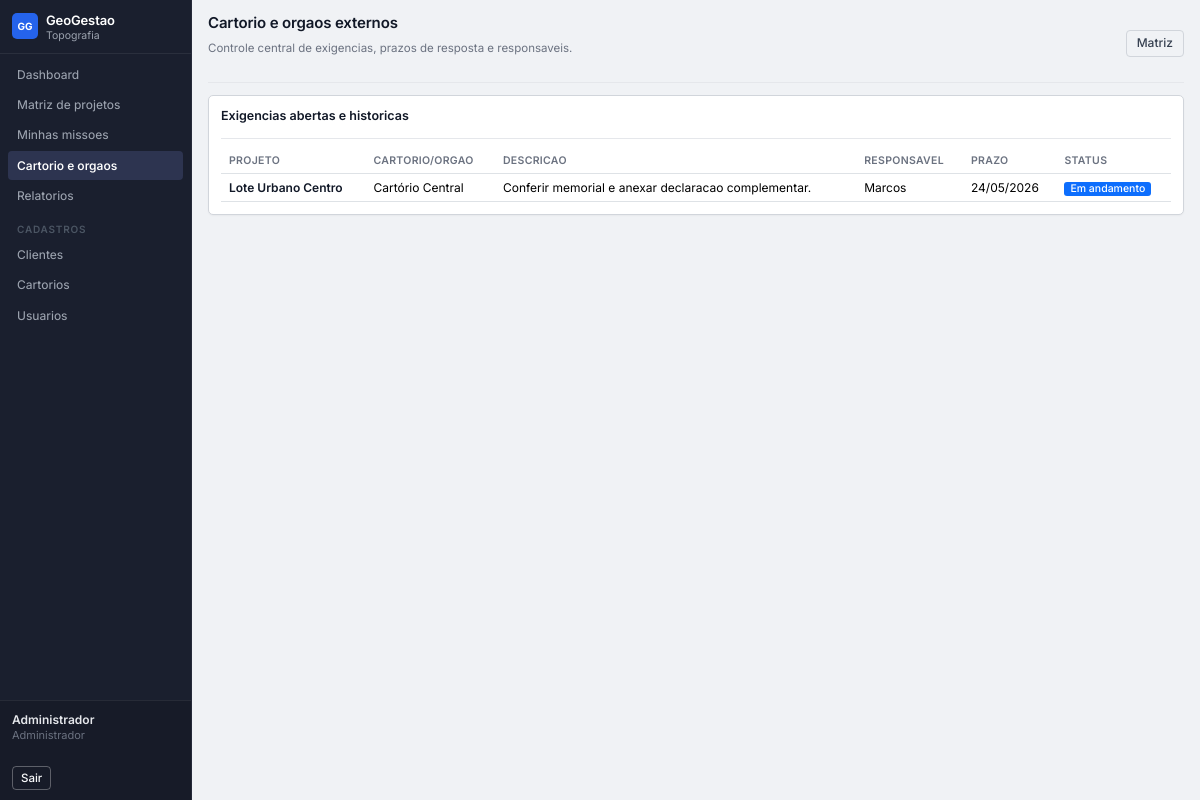
Page /cartorio (signed in) on the earlier database version.
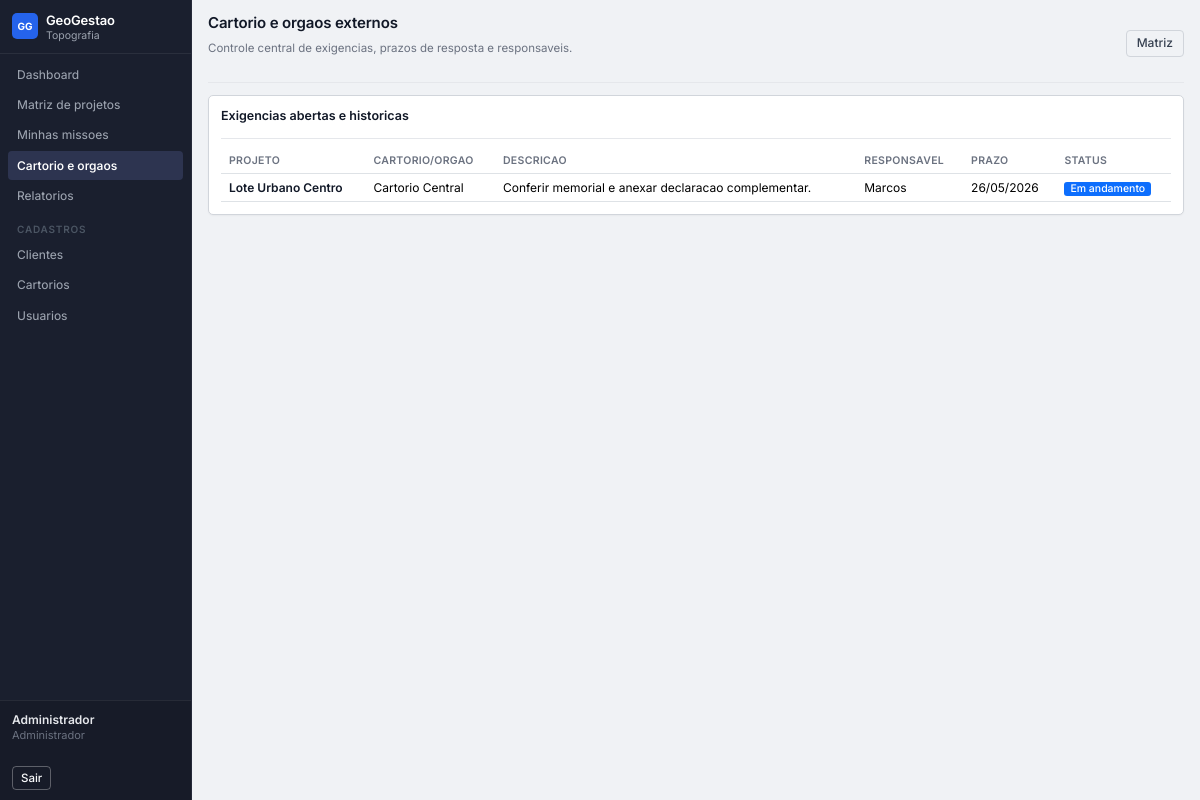
Same page on the later database version.
### tables this page shows
CREATE TABLE exigencias_cartorio (
            id INTEGER PRIMARY KEY AUTOINCREMENT,
            projeto_id INTEGER NOT NULL,
            cartorio_id INTEGER,
            data_recebimento TEXT,
            prazo_resposta TEXT,
            descricao TEXT NOT NULL,
            status TEXT NOT NULL,
            responsavel_id INTEGER,
            criado_em TEXT,
            atualizado_em TEXT,
            FOREIGN KEY(projeto_id) REFERENCES projetos(id),
            FOREIGN KEY(cartorio_id) REFERENCES cartorios(id),
            FOREIGN KEY(responsavel_id) REFERENCES usuarios(id)
        );

CREATE TABLE cartorios (
            id INTEGER PRIMARY KEY AUTOINCREMENT,
            nome TEXT NOT NULL,
            cidade TEXT,
            uf TEXT,
            contato TEXT,
            observacoes TEXT
        );

CREATE TABLE projetos (
            id INTEGER PRIMARY KEY AUTOINCREMENT,
            codigo TEXT NOT NULL,
            nome TEXT NOT NULL,
            proprietario TEXT,
            cliente_id INTEGER,
            cidade TEXT,
            uf TEXT,
            cartorio_id INTEGER,
            tipo_servico TEXT,
            prioridade TEXT,
            status TEXT,
            etapa_atual_id INTEGER,
            prazo_critico TEXT,
            responsavel_geral_id INTEGER,
            caminho_pasta TEXT,
            observacoes TEXT,
            criado_em TEXT,
            atualizado_em TEXT, valor REAL,
            FOREIGN KEY(cliente_id) REFERENCES clientes(id),
            FOREIGN KEY(cartorio_id) REFERENCES cartorios(id),
            FOREIGN KEY(responsavel_geral_id) REFERENCES usuarios(id)
        );

CREATE TABLE usuarios (
            id INTEGER PRIMARY KEY AUTOINCREMENT,
            nome TEXT NOT NULL,
            email TEXT NOT NULL UNIQUE,
            senha_hash TEXT NOT NULL,
            perfil_acesso TEXT NOT NULL,
            ativo INTEGER NOT NULL DEFAULT 1
        , cargo TEXT);

### app.py (the view)
@app.route("/cartorio")
@login_required
def cartorio_board():
    refresh_due_statuses()
    exigencias = query_db(
        """
        SELECT e.*, p.nome AS projeto_nome, p.id AS projeto_id, c.nome AS cartorio_nome, u.nome AS responsavel_nome
        FROM exigencias_cartorio e
        JOIN projetos p ON p.id = e.projeto_id
        LEFT JOIN cartorios c ON c.id = e.cartorio_id
        LEFT JOIN usuarios u ON u.id = e.responsavel_id
        ORDER BY
            CASE WHEN lower(e.status) = 'atrasado' THEN 0 ELSE 1 END,
            COALESCE(e.prazo_resposta, '9999-12-31')
        """
    )
    return render_template("cartorio_board.html", exigencias=exigencias)

### app.py (called while the page is built)
def connect_db():
    db = sqlite3.connect(app.config["DATABASE"])
    db.row_factory = sqlite3.Row
    return db

def get_db():
    db = getattr(g, "_database", None)
    if db is None:
        db = g._database = connect_db()
    return db

@app.teardown_appcontext
def close_connection(exception):
    db = getattr(g, "_database", None)
    if db is not None:
        db.close()

def query_db(query, args=(), one=False):
    cur = get_db().execute(query, args)
    rows = cur.fetchall()
    cur.close()
    return (rows[0] if rows else None) if one else rows

def execute_db(query, args=()):
    db = get_db()
    cur = db.execute(query, args)
    db.commit()
    last_id = cur.lastrowid
    cur.close()
    return last_id

def can_admin():
    user = getattr(g, "user", None)
    return bool(user and user["perfil_acesso"] == "admin")

@app.before_request
def load_logged_user():
    g.user = None
    if "user_id" in session:
        db = get_db()
        g.user = db.execute("SELECT * FROM usuarios WHERE id = ? AND ativo = 1", (session["user_id"],)).fetchone()

### templates/cartorio_board.html
{% extends 'base.html' %}
{% block content %}
<div class="page-heading">
    <div>
        <h1>Cartorio e orgaos externos</h1>
        <p>Controle central de exigencias, prazos de resposta e responsaveis.</p>
    </div>
    <div class="heading-actions">
        <a class="btn btn-outline-secondary" href="{{ url_for('projects') }}">Matriz</a>
    </div>
</div>
<section class="panel">
    <div class="panel-header"><h2>Exigencias abertas e historicas</h2></div>
    <div class="table-responsive">
        <table class="table compact-table">
            <thead>
                <tr>
                    <th>Projeto</th>
                    <th>Cartorio/orgao</th>
                    <th>Descricao</th>
                    <th>Responsavel</th>
                    <th>Prazo</th>
                    <th>Status</th>
                </tr>
            </thead>
            <tbody>
                {% for item in exigencias %}
                    {% set status_key = item.status|lower %}
                    <tr class="{{ 'table-danger' if is_overdue(item.prazo_resposta, item.status) or item.status == 'atrasado' else '' }}">
                        <td><a class="table-link" href="{{ url_for('project_detail', project_id=item.projeto_id) }}#cartorio">{{ item.projeto_nome }}</a></td>
                        <td>{{ item.cartorio_nome or '-' }}</td>
                        <td>{{ item.descricao }}</td>
                        <td>{{ item.responsavel_nome or '-' }}</td>
                        <td>{{ format_date(item.prazo_resposta) }}</td>
                        <td><span class="badge bg-{{ status_meta[status_key].color if status_key in status_meta else 'secondary' }}">{{ status_meta[status_key].label if status_key in status_meta else item.status }}</span></td>
                    </tr>
                {% else %}
                    <tr><td colspan="6">Nenhuma exigencia registrada.</td></tr>
                {% endfor %}
            </tbody>
        </table>
    </div>
</section>
{% endblock %}

Differences in the rows shown:
changed exigencias_cartorio "Conferir memorial e anexar declaracao complementar.": nome "Cartório Central" → "Cartorio Central"; prazo_resposta "24/05/2026" → "26/05/2026"
